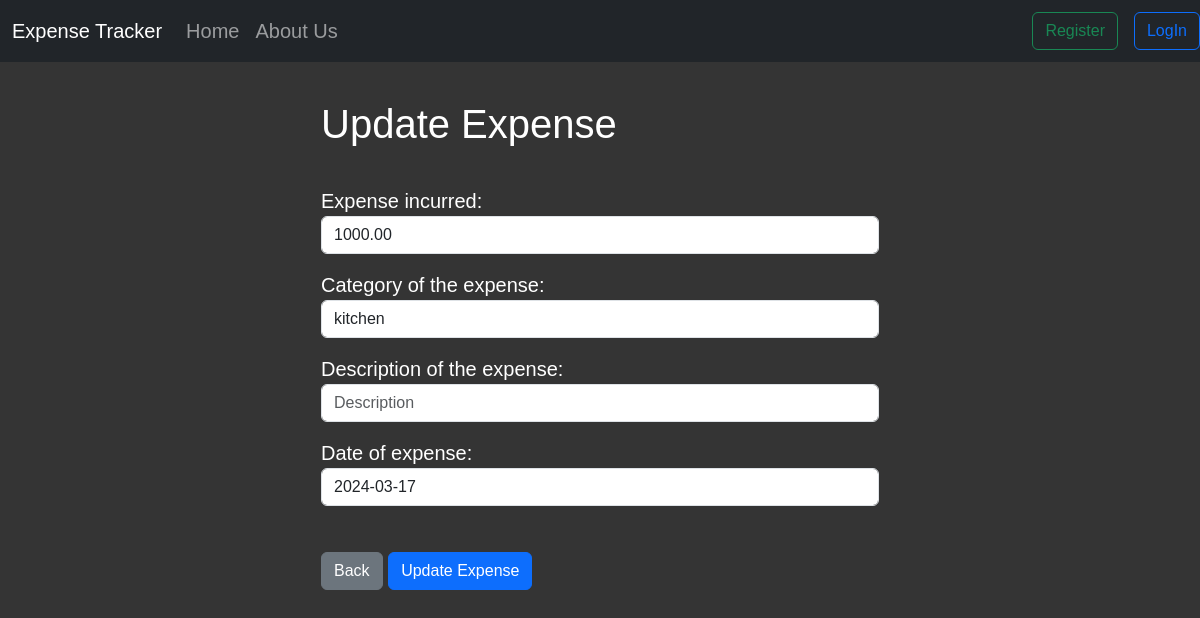
The app's page /update_expense/3, older data.
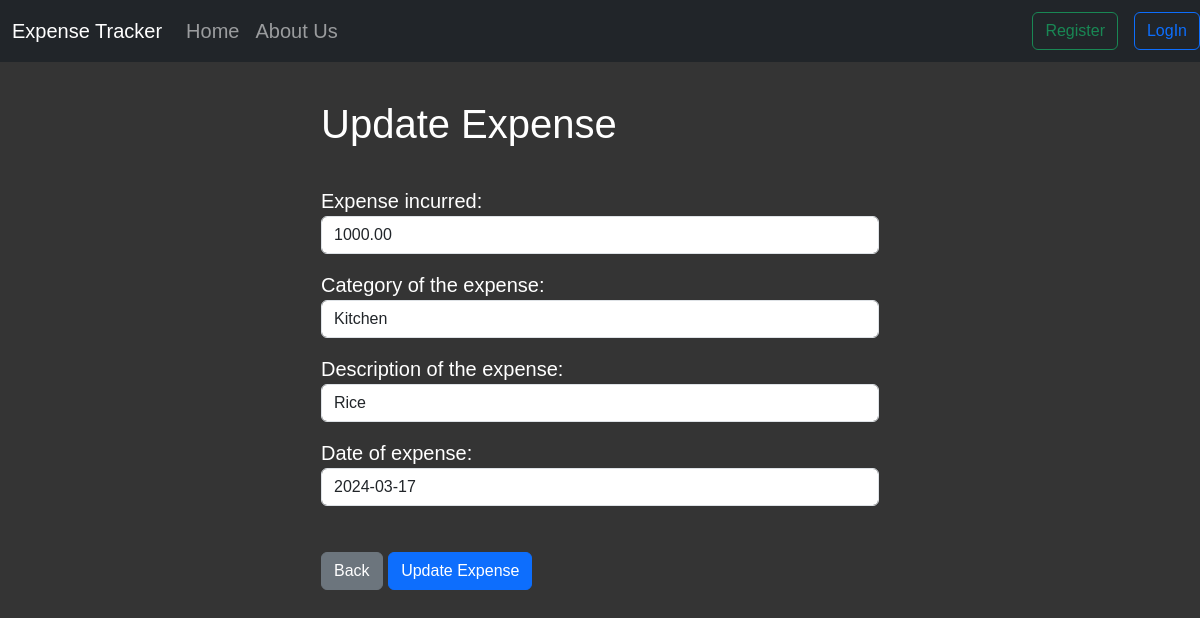
The same page, newer data.
### website/models.py (models this page shows, shortened)
class Expense(models.Model):
    id = models.AutoField(primary_key=True)
    created_at = models.DateTimeField(auto_now_add=True)
    user = models.ForeignKey(User, on_delete=models.CASCADE)
    amount = models.DecimalField(max_digits=10, decimal_places=2)
    category = models.CharField(max_length=200)
    date = models.DateField()
    description = models.CharField(max_length=200)

### website/views.py (the view)
# urls.py: path('update_expense/<int:pk>',
def update_expense(request, pk):
    current_expense = Expense.objects.get(id=pk)
    if request.method == 'POST':
        form = ExpenseForm(request.POST, instance=current_expense)
        if form.is_valid():
            form.save()
            messages.success(
                request, "You have successfully updated the expense!")
            return redirect('userProfile')
    else:
        form = ExpenseForm(instance=current_expense)
    return render(request, 'update_expense.html', {'form': form})

### website/forms.py
class ExpenseForm(forms.ModelForm):
    amount = forms.CharField(required=True, widget=forms.widgets.TextInput(
        attrs={"placeholder": "Amount", "class": "form-control"}), label=" Expense incurred")
    category = forms.CharField(required=True, widget=forms.widgets.TextInput(
        attrs={"placeholder": "Category", "class": "form-control"}), label="Category of the expense")
    description = forms.CharField(required=True, widget=forms.widgets.TextInput(
        attrs={"placeholder": "Description", "class": "form-control"}), label="Description of the expense")
    date = forms.DateField(required=True, widget=forms.widgets.TextInput(
        attrs={"placeholder": "YYYY-MM-DD", "class": "form-control datepicker"}), label="Date of expense")
    class Meta:
        model = Expense
        fields = ('amount', 'category', 'description', 'date')

### website/templates/update_expense.html (shortened to what this page needs)
{% extends 'base.html' %} {% block content %}
<!DOCTYPE html>
<html lang="en">
  <head>
  </head>
  <body>
    <div class="col-md-6 offset-md-3">
      <h1>Update Expense</h1>
      <br />
      <form method="POST">
        {% csrf_token %} {{ form.as_p }}
        <br />
        <a href="{% url 'userProfile' %}" class="btn btn-secondary">Back</a>
        <button type="submit" class="btn btn-primary">Update Expense</button>
      </form>
    </div>
  </body>
</html>
{% endblock %}

Row changes from the older to the newer data that the page shows:
changed Expense: category "kitchen" → "Kitchen"; description (not shown) → "Rice"
